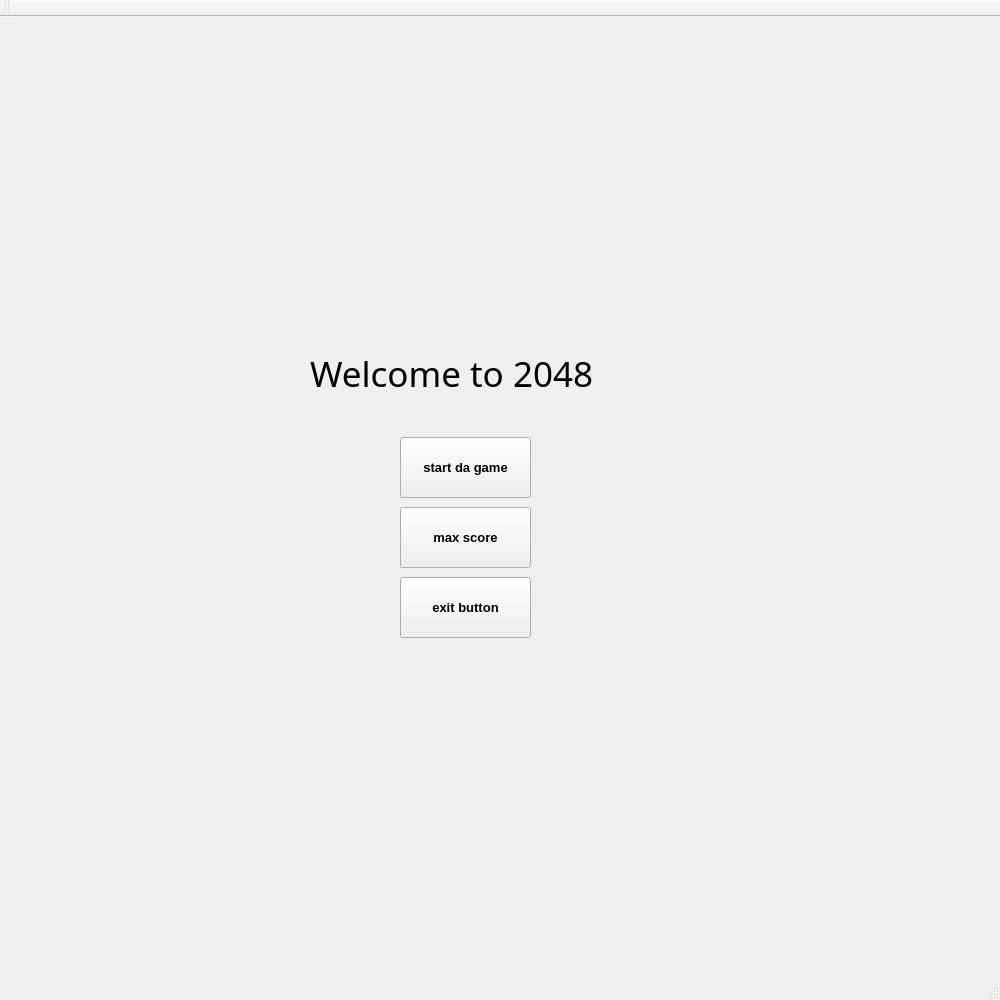
<?xml version="1.0" encoding="UTF-8"?>
<ui version="4.0">
 <class>MainWindow</class>
 <widget class="QMainWindow" name="MainWindow">
  <property name="geometry">
   <rect>
    <x>0</x>
    <y>0</y>
    <width>1000</width>
    <height>1000</height>
   </rect>
  </property>
  <property name="windowTitle">
   <string>2048</string>
  </property>
  <widget class="QWidget" name="centralWidget">
   <widget class="QLabel" name="label">
    <property name="geometry">
     <rect>
      <x>310</x>
      <y>330</y>
      <width>329</width>
      <height>52</height>
     </rect>
    </property>
    <property name="font">
     <font>
      <family>Mongolian Baiti</family>
      <pointsize>26</pointsize>
     </font>
    </property>
    <property name="layoutDirection">
     <enum>Qt::LeftToRight</enum>
    </property>
    <property name="text">
     <string>Welcome to 2048</string>
    </property>
   </widget>
   <widget class="QPushButton" name="startButton">
    <property name="geometry">
     <rect>
      <x>400</x>
      <y>420</y>
      <width>131</width>
      <height>61</height>
     </rect>
    </property>
    <property name="font">
     <font>
      <pointsize>10</pointsize>
      <weight>75</weight>
      <bold>true</bold>
     </font>
    </property>
    <property name="text">
     <string>start da game</string>
    </property>
   </widget>
   <widget class="QPushButton" name="scoreButton">
    <property name="geometry">
     <rect>
      <x>400</x>
      <y>490</y>
      <width>131</width>
      <height>61</height>
     </rect>
    </property>
    <property name="font">
     <font>
      <pointsize>10</pointsize>
      <weight>75</weight>
      <bold>true</bold>
     </font>
    </property>
    <property name="text">
     <string>max score</string>
    </property>
   </widget>
   <widget class="QPushButton" name="exitButton">
    <property name="geometry">
     <rect>
      <x>400</x>
      <y>560</y>
      <width>131</width>
      <height>61</height>
     </rect>
    </property>
    <property name="font">
     <font>
      <pointsize>10</pointsize>
      <weight>75</weight>
      <bold>true</bold>
     </font>
    </property>
    <property name="text">
     <string>exit button</string>
    </property>
   </widget>
  </widget>
  <widget class="QMenuBar" name="menuBar">
   <property name="geometry">
    <rect>
     <x>0</x>
     <y>0</y>
     <width>1000</width>
     <height>26</height>
    </rect>
   </property>
  </widget>
  <widget class="QToolBar" name="mainToolBar">
   <attribute name="toolBarArea">
    <enum>TopToolBarArea</enum>
   </attribute>
   <attribute name="toolBarBreak">
    <bool>false</bool>
   </attribute>
  </widget>
  <widget class="QStatusBar" name="statusBar"/>
 </widget>
 <layoutdefault spacing="6" margin="11"/>
 <resources/>
 <connections/>
</ui>
